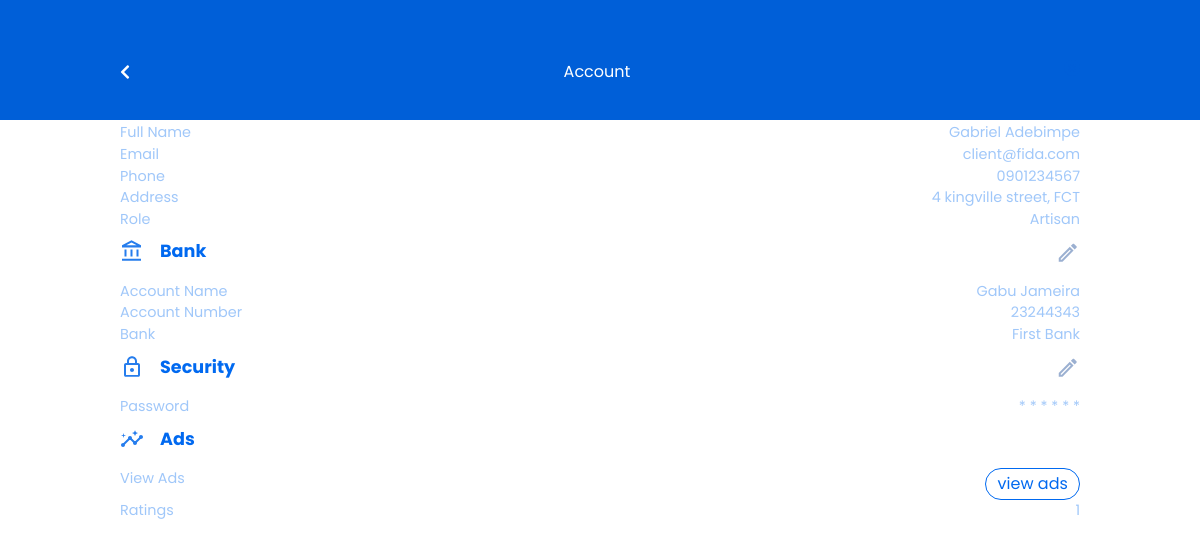
/account (signed in), run on the app's committed database.
### app/models.py (models this page shows, shortened)
class User(models.Model):
    class Meta:
        db_table = "Fida_user_table"
    user_id = models.CharField(max_length=500,unique=True)
    firstname = models.CharField(max_length=30,verbose_name="Firstname",blank=True)
    lastname = models.CharField(max_length=30,verbose_name="Lastname",blank=True)
    user_phone = models.TextField(max_length=15, unique=True, null=True, verbose_name="Telephone number")
    email = models.EmailField(max_length=90, unique=True,verbose_name="Email")
    user_password = models.TextField(max_length=200,verbose_name="Password")
    user_address = models.TextField(max_length=200,verbose_name="Address")
    user_state = models.TextField(max_length=200,verbose_name="State")
    ratings = models.IntegerField(max_length=200,verbose_name="Job Ratings", default=1.0)
    role = models.TextField(max_length=50,verbose_name="User role",default="client")
    walletBalance = models.FloatField(verbose_name="Balance",default=0.00)
    account_name = models.TextField(max_length=150,verbose_name="Account Name",default="Null")
    account_number = models.TextField(max_length=150,verbose_name="Account Number",default="0000000000")
    bank_name = models.TextField(max_length=150,verbose_name="Bank Name",default="Null")
    profile_complete = models.BooleanField(default=False)
    terms_conditions = models.BooleanField(default=False)
    notification = models.BooleanField(default=False, verbose_name="Notification toggle")
    date_added = models.DateTimeField(default=timezone.now)

### app/views.py (the view)
# urls.py: path("account", views.account_page, name="account"),
def account_page(request):
    if 'user_id' in request.session:
        user_id = request.session['user_id']
        try:
            userData = User.objects.get(user_id=user_id)
            return_data = {
                "error": False,
                "user": userData
            }
        except Exception as e:
            return_data = {
                "error": True,
                "message": "Something went wrong!"
            }
        return render(request,"artisan/account/account.html", return_data)
    else:
        return redirect('/login')

### app/templates/artisan/account/account.html (shortened to what this page needs)
{% extends "artisan/nav.html" %}
{% load static %}
{% block body%}
<section class="secondary-background">
  <div class="secondary-nav">
    <a href="{% url 'artisan_home' %}"><i class="fas fa-chevron-left" style="color: #fff;"></i></a>
    <p class="sec-nav-title">Account</p>
  </div>
    <div class="bio-div">
      <div class="bio-header mb-3">
        <div class="bio-sub-header">
          <p class="bio-title">Personal</p>
        </div>
        <a href="{% url 'edit_bio' %}"><img src="{% static 'img/edit.svg' %}" ></a>
      </div>
      <div class="bio-body">
        <div class="bio-sub-header">
          <p class="bio-text">Full Name</p>
          <p class="bio-text">{{user.firstname}} {{user.lastname}}</p>
        </div>
        <div class="bio-sub-header">
          <p class="bio-text">Email</p>
          <p class="bio-text">{{user.email}}</p>
        </div>
        <div class="bio-sub-header">
          <p class="bio-text">Phone</p>
          <p class="bio-text">{{user.user_phone}}</p>
        </div>
        <div class="bio-sub-header">
          <p class="bio-text">Address</p>
          <p class="bio-text text-right" style="width: 70%;">{{user.user_address}} {{user.user_state}}</p>
        </div>
        <div class="bio-sub-header">
          <p class="bio-text">Role</p>
          <p class="bio-text">Artisan</p>
        </div>
      </div>
    </div>
    <div class="other-div">
      <div class="bio-header mb-3">
        <div class="bio-sub-header">
          <img src="{% static 'img/account_balance.svg' %}" >
          <p class="bio-title ml-3">Bank</p>
        </div>
        <a href="{% url 'edit_account' %}"><img src="{% static 'img/edit.svg' %}" ></a>
      </div>
      <div class="bio-body">
        <div class="bio-sub-header">
          <p class="bio-text">Account Name</p>
          <p class="bio-text">{{user.account_name}}</p>
        </div>
        <div class="bio-sub-header">
          <p class="bio-text">Account Number</p>
          <p class="bio-text">{{user.account_number}}</p>
        </div>
        <div class="bio-sub-header">
          <p class="bio-text">Bank</p>
          <p class="bio-text">{{user.bank_name}}</p>
        </div>
      </div>
    </div>
    <div class="other-div">
      <div class="bio-header mb-3">
        <div class="bio-sub-header">
          <img src="{% static 'img/security.svg' %}" >
          <p class="bio-title ml-3">Security</p>
        </div>
        <a href="{% url 'edit_password' %}"><img src="{% static 'img/edit.svg' %}" ></a>
      </div>
      <div class="bio-body">
        <div class="bio-sub-header">
          <p class="bio-text">Password</p>
          <p class="bio-text">* * * * * *</p>
        </div>
      </div>
    </div>
    <div class="other-div">
      <div class="bio-header mb-3">
        <div class="bio-sub-header">
          <img src="{% static 'img/ads.svg' %}" >
          <p class="bio-title ml-3">Ads</p>
        </div>
      </div>
      <div class="bio-body">
        <div class="bio-sub-header">
          <p class="bio-text">View Ads</p>
          <a class="button-ads" href="{% url 'view_ads' %}">view ads</a>
        </div>
      </div>
      <div class="bio-body">
        <div class="bio-sub-header">
          <p class="bio-text">Ratings</p>
          <p class="bio-text">{{user.ratings}}</p>
        </div>
      </div>
    </div>
</section>
{% endblock %}

### app/static/css/home.css (style rules this page uses)
body { overflow: hidden; }
.secondary-background { height: 80vh; width: 80%; margin:10vh auto; }
p { margin:0; font-size: 0.7rem; font-family: Poppins; }
.secondary-nav { width: 100%; display: flex; justify-content: space-between; background-color: #005FD8; top: 0; left: 0; padding: 5% 10%; position: absolute; height: 60px; }
.sec-nav-title { font-size: 1rem!important; color: #fff; }

### app/static/css/account.css (style rules this page uses)
.bio-header { display: flex; justify-content: space-between; }
.bio-title { color:#0069F0; font-size:1.1rem; font-weight: 700; font-family: Poppins; }
.bio-sub-header { display: flex; justify-content: space-between; }
.bio-text { font-size: 0.9rem; color:#0069F060; }
.other-div { margin-top:0.5rem; }
.button-ads { background: #FFFFFF; border: 1px solid #0069F0; box-sizing: border-box; border-radius: 30px; color:#0069F0; padding:0.2rem 0.7rem; font-family: Poppins; }

### data on the page
User: firstname "Gabriel", lastname "Adebimpe", email "client@fida.com", user_phone "0901234567", user_address "4 kingville street,", user_state "FCT", account_name "Gabu Jameira", account_number "23244343", bank_name "First Bank", ratings "1"
